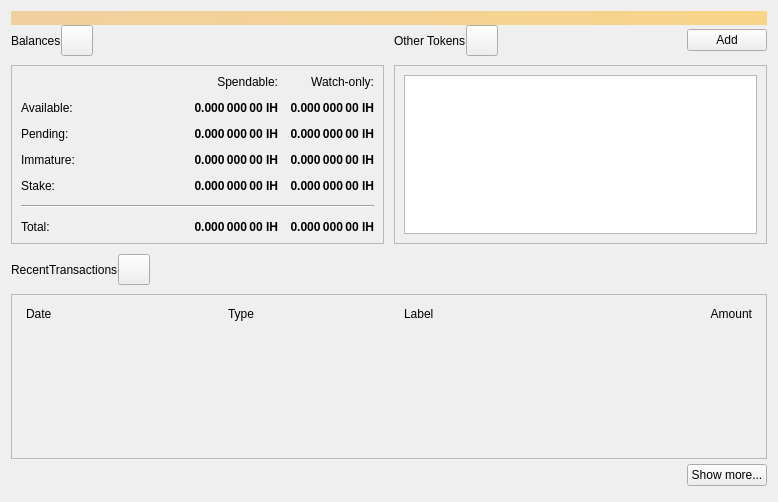
<?xml version="1.0" encoding="UTF-8"?>
<ui version="4.0">
 <class>OverviewPage</class>
 <widget class="QWidget" name="OverviewPage">
  <property name="geometry">
   <rect>
    <x>0</x>
    <y>0</y>
    <width>778</width>
    <height>502</height>
   </rect>
  </property>
  <property name="windowTitle">
   <string>Form</string>
  </property>
  <layout class="QVBoxLayout" name="topLayout">
   <property name="spacing">
    <number>0</number>
   </property>
   <item>
    <widget class="QLabel" name="labelAlerts">
     <property name="visible">
      <bool>false</bool>
     </property>
     <property name="styleSheet">
      <string notr="true">QLabel { background-color: qlineargradient(x1: 0, y1: 0, x2: 1, y2: 0, stop:0 #F0D0A0, stop:1 #F8D488); color:#000000; }</string>
     </property>
     <property name="wordWrap">
      <bool>true</bool>
     </property>
     <property name="margin">
      <number>3</number>
     </property>
     <property name="textInteractionFlags">
      <set>Qt::TextSelectableByMouse</set>
     </property>
    </widget>
   </item>
   <item>
    <layout class="QGridLayout" name="gridLayout_2">
     <item row="0" column="2">
      <layout class="QHBoxLayout" name="horizontalLayout_4">
       <property name="bottomMargin">
        <number>9</number>
       </property>
       <item>
        <widget class="QLabel" name="labelTokens">
         <property name="text">
          <string>Other Tokens</string>
         </property>
        </widget>
       </item>
       <item>
        <widget class="QToolButton" name="labelTokenStatus">
         <property name="toolTip">
          <string>The displayed information may be out of date. Your wallet automatically synchronizes with the IH network after a connection is established, but this process has not completed yet.</string>
         </property>
         <property name="text">
          <string/>
         </property>
         <property name="iconSize">
          <size>
           <width>24</width>
           <height>24</height>
          </size>
         </property>
         <property name="flat" stdset="0">
          <bool>false</bool>
         </property>
        </widget>
       </item>
       <item>
        <spacer name="horizontalSpacer_7">
         <property name="orientation">
          <enum>Qt::Horizontal</enum>
         </property>
         <property name="sizeHint" stdset="0">
          <size>
           <width>40</width>
           <height>20</height>
          </size>
         </property>
        </spacer>
       </item>
       <item>
        <widget class="QPushButton" name="buttonAddToken">
         <property name="text">
          <string>Add</string>
         </property>
        </widget>
       </item>
      </layout>
     </item>
     <item row="1" column="2">
      <widget class="QFrame" name="frameOtherTokens">
       <property name="minimumSize">
        <size>
         <width>0</width>
         <height>100</height>
        </size>
       </property>
       <property name="frameShape">
        <enum>QFrame::StyledPanel</enum>
       </property>
       <property name="frameShadow">
        <enum>QFrame::Raised</enum>
       </property>
       <layout class="QVBoxLayout" name="verticalLayout_10">
        <item>
         <widget class="QListView" name="listTokens">
          <property name="enabled">
           <bool>true</bool>
          </property>
         </widget>
        </item>
       </layout>
      </widget>
     </item>
     <item row="1" column="0">
      <widget class="QFrame" name="frameBalances">
       <property name="frameShape">
        <enum>QFrame::StyledPanel</enum>
       </property>
       <property name="frameShadow">
        <enum>QFrame::Raised</enum>
       </property>
       <layout class="QVBoxLayout" name="verticalLayout_4">
        <item>
         <layout class="QGridLayout" name="gridLayout">
          <property name="spacing">
           <number>12</number>
          </property>
          <item row="2" column="3">
           <widget class="QLabel" name="labelWatchPending">
            <property name="font">
             <font>
              <weight>75</weight>
              <bold>true</bold>
             </font>
            </property>
            <property name="cursor">
             <cursorShape>IBeamCursor</cursorShape>
            </property>
            <property name="toolTip">
             <string>Unconfirmed transactions to watch-only addresses</string>
            </property>
            <property name="text">
             <string notr="true">0.000 000 00 IH</string>
            </property>
            <property name="alignment">
             <set>Qt::AlignRight|Qt::AlignTrailing|Qt::AlignVCenter</set>
            </property>
            <property name="textInteractionFlags">
             <set>Qt::LinksAccessibleByMouse|Qt::TextSelectableByKeyboard|Qt::TextSelectableByMouse</set>
            </property>
           </widget>
          </item>
          <item row="2" column="2">
           <widget class="QLabel" name="labelUnconfirmed">
            <property name="font">
             <font>
              <weight>75</weight>
              <bold>true</bold>
             </font>
            </property>
            <property name="cursor">
             <cursorShape>IBeamCursor</cursorShape>
            </property>
            <property name="toolTip">
             <string>Total of transactions that have yet to be confirmed, and do not yet count toward the spendable balance</string>
            </property>
            <property name="text">
             <string notr="true">0.000 000 00 IH</string>
            </property>
            <property name="alignment">
             <set>Qt::AlignRight|Qt::AlignTrailing|Qt::AlignVCenter</set>
            </property>
            <property name="textInteractionFlags">
             <set>Qt::LinksAccessibleByMouse|Qt::TextSelectableByKeyboard|Qt::TextSelectableByMouse</set>
            </property>
           </widget>
          </item>
          <item row="3" column="2">
           <widget class="QLabel" name="labelImmature">
            <property name="font">
             <font>
              <weight>75</weight>
              <bold>true</bold>
             </font>
            </property>
            <property name="cursor">
             <cursorShape>IBeamCursor</cursorShape>
            </property>
            <property name="toolTip">
             <string>Mined balance that has not yet matured</string>
            </property>
            <property name="text">
             <string notr="true">0.000 000 00 IH</string>
            </property>
            <property name="alignment">
             <set>Qt::AlignRight|Qt::AlignTrailing|Qt::AlignVCenter</set>
            </property>
            <property name="textInteractionFlags">
             <set>Qt::LinksAccessibleByMouse|Qt::TextSelectableByKeyboard|Qt::TextSelectableByMouse</set>
            </property>
           </widget>
          </item>
          <item row="3" column="0">
           <widget class="QLabel" name="labelImmatureText">
            <property name="text">
             <string>Immature:</string>
            </property>
           </widget>
          </item>
          <item row="0" column="3">
           <widget class="QLabel" name="labelWatchonly">
            <property name="text">
             <string>Watch-only:</string>
            </property>
            <property name="alignment">
             <set>Qt::AlignRight|Qt::AlignTrailing|Qt::AlignVCenter</set>
            </property>
           </widget>
          </item>
          <item row="1" column="0">
           <widget class="QLabel" name="labelBalanceText">
            <property name="text">
             <string>Available:</string>
            </property>
           </widget>
          </item>
          <item row="1" column="2">
           <widget class="QLabel" name="labelBalance">
            <property name="font">
             <font>
              <weight>75</weight>
              <bold>true</bold>
             </font>
            </property>
            <property name="cursor">
             <cursorShape>IBeamCursor</cursorShape>
            </property>
            <property name="toolTip">
             <string>Your current spendable balance</string>
            </property>
            <property name="text">
             <string notr="true">0.000 000 00 IH</string>
            </property>
            <property name="alignment">
             <set>Qt::AlignRight|Qt::AlignTrailing|Qt::AlignVCenter</set>
            </property>
            <property name="textInteractionFlags">
             <set>Qt::LinksAccessibleByMouse|Qt::TextSelectableByKeyboard|Qt::TextSelectableByMouse</set>
            </property>
           </widget>
          </item>
          <item row="1" column="3">
           <widget class="QLabel" name="labelWatchAvailable">
            <property name="font">
             <font>
              <weight>75</weight>
              <bold>true</bold>
             </font>
            </property>
            <property name="cursor">
             <cursorShape>IBeamCursor</cursorShape>
            </property>
            <property name="toolTip">
             <string>Your current balance in watch-only addresses</string>
            </property>
            <property name="text">
             <string notr="true">0.000 000 00 IH</string>
            </property>
            <property name="alignment">
             <set>Qt::AlignRight|Qt::AlignTrailing|Qt::AlignVCenter</set>
            </property>
            <property name="textInteractionFlags">
             <set>Qt::LinksAccessibleByMouse|Qt::TextSelectableByKeyboard|Qt::TextSelectableByMouse</set>
            </property>
           </widget>
          </item>
          <item row="2" column="0">
           <widget class="QLabel" name="labelPendingText">
            <property name="text">
             <string>Pending:</string>
            </property>
           </widget>
          </item>
          <item row="0" column="2">
           <widget class="QLabel" name="labelSpendable">
            <property name="text">
             <string>Spendable:</string>
            </property>
            <property name="alignment">
             <set>Qt::AlignRight|Qt::AlignTrailing|Qt::AlignVCenter</set>
            </property>
           </widget>
          </item>
          <item row="4" column="0">
           <widget class="QLabel" name="labelStakeText">
            <property name="text">
             <string>Stake:</string>
            </property>
           </widget>
          </item>
          <item row="4" column="2">
           <widget class="QLabel" name="labelStake">
            <property name="font">
             <font>
              <weight>75</weight>
              <bold>true</bold>
             </font>
            </property>
            <property name="text">
             <string>0.000 000 00 IH</string>
            </property>
            <property name="alignment">
             <set>Qt::AlignRight|Qt::AlignTrailing|Qt::AlignVCenter</set>
            </property>
            <property name="textInteractionFlags">
             <set>Qt::LinksAccessibleByMouse|Qt::TextSelectableByKeyboard|Qt::TextSelectableByMouse</set>
            </property>
           </widget>
          </item>
          <item row="4" column="3">
           <widget class="QLabel" name="labelWatchStake">
            <property name="font">
             <font>
              <weight>75</weight>
              <bold>true</bold>
             </font>
            </property>
            <property name="text">
             <string>0.000 000 00 IH</string>
            </property>
            <property name="alignment">
             <set>Qt::AlignRight|Qt::AlignTrailing|Qt::AlignVCenter</set>
            </property>
            <property name="textInteractionFlags">
             <set>Qt::LinksAccessibleByMouse|Qt::TextSelectableByKeyboard|Qt::TextSelectableByMouse</set>
            </property>
           </widget>
          </item>
          <item row="3" column="3">
           <widget class="QLabel" name="labelWatchImmature">
            <property name="font">
             <font>
              <weight>75</weight>
              <bold>true</bold>
             </font>
            </property>
            <property name="cursor">
             <cursorShape>IBeamCursor</cursorShape>
            </property>
            <property name="toolTip">
             <string>Mined balance in watch-only addresses that has not yet matured</string>
            </property>
            <property name="text">
             <string notr="true">0.000 000 00 IH</string>
            </property>
            <property name="alignment">
             <set>Qt::AlignRight|Qt::AlignTrailing|Qt::AlignVCenter</set>
            </property>
            <property name="textInteractionFlags">
             <set>Qt::LinksAccessibleByMouse|Qt::TextSelectableByKeyboard|Qt::TextSelectableByMouse</set>
            </property>
           </widget>
          </item>
          <item row="7" column="3">
           <widget class="QLabel" name="labelWatchTotal">
            <property name="font">
             <font>
              <weight>75</weight>
              <bold>true</bold>
             </font>
            </property>
            <property name="cursor">
             <cursorShape>IBeamCursor</cursorShape>
            </property>
            <property name="toolTip">
             <string>Current total balance in watch-only addresses</string>
            </property>
            <property name="text">
             <string notr="true">0.000 000 00 IH</string>
            </property>
            <property name="alignment">
             <set>Qt::AlignRight|Qt::AlignTrailing|Qt::AlignVCenter</set>
            </property>
            <property name="textInteractionFlags">
             <set>Qt::LinksAccessibleByMouse|Qt::TextSelectableByKeyboard|Qt::TextSelectableByMouse</set>
            </property>
           </widget>
          </item>
          <item row="5" column="0" colspan="4">
           <spacer name="verticalSpacer">
            <property name="orientation">
             <enum>Qt::Vertical</enum>
            </property>
            <property name="sizeHint" stdset="0">
             <size>
              <width>20</width>
              <height>40</height>
             </size>
            </property>
           </spacer>
          </item>
          <item row="7" column="2">
           <widget class="QLabel" name="labelTotal">
            <property name="font">
             <font>
              <weight>75</weight>
              <bold>true</bold>
             </font>
            </property>
            <property name="cursor">
             <cursorShape>IBeamCursor</cursorShape>
            </property>
            <property name="toolTip">
             <string>Your current total balance</string>
            </property>
            <property name="text">
             <string notr="true">0.000 000 00 IH</string>
            </property>
            <property name="alignment">
             <set>Qt::AlignRight|Qt::AlignTrailing|Qt::AlignVCenter</set>
            </property>
            <property name="textInteractionFlags">
             <set>Qt::LinksAccessibleByMouse|Qt::TextSelectableByKeyboard|Qt::TextSelectableByMouse</set>
            </property>
           </widget>
          </item>
          <item row="0" column="1" rowspan="5">
           <spacer name="horizontalSpacer_5">
            <property name="orientation">
             <enum>Qt::Horizontal</enum>
            </property>
            <property name="sizeHint" stdset="0">
             <size>
              <width>40</width>
              <height>20</height>
             </size>
            </property>
           </spacer>
          </item>
          <item row="7" column="0">
           <widget class="QLabel" name="labelTotalText">
            <property name="text">
             <string>Total:        </string>
            </property>
           </widget>
          </item>
          <item row="6" column="0" colspan="4">
           <widget class="Line" name="hLine">
            <property name="orientation">
             <enum>Qt::Horizontal</enum>
            </property>
           </widget>
          </item>
         </layout>
        </item>
       </layout>
      </widget>
     </item>
     <item row="0" column="0">
      <layout class="QHBoxLayout" name="horizontalLayout_2">
       <property name="bottomMargin">
        <number>9</number>
       </property>
       <item>
        <widget class="QLabel" name="labelBalances">
         <property name="text">
          <string>Balances</string>
         </property>
        </widget>
       </item>
       <item>
        <widget class="QToolButton" name="labelWalletStatus">
         <property name="enabled">
          <bool>true</bool>
         </property>
         <property name="toolTip">
          <string>The displayed information may be out of date. Your wallet automatically synchronizes with the IH network after a connection is established, but this process has not completed yet.</string>
         </property>
         <property name="text">
          <string/>
         </property>
         <property name="icon">
          <iconset>
           <normaloff>:/icons/warning</normaloff>
           <disabledoff>:/icons/warning</disabledoff>:/icons/warning</iconset>
         </property>
         <property name="iconSize">
          <size>
           <width>24</width>
           <height>24</height>
          </size>
         </property>
         <property name="flat" stdset="0">
          <bool>false</bool>
         </property>
        </widget>
       </item>
       <item>
        <spacer name="horizontalSpacer">
         <property name="orientation">
          <enum>Qt::Horizontal</enum>
         </property>
         <property name="sizeHint" stdset="0">
          <size>
           <width>40</width>
           <height>20</height>
          </size>
         </property>
        </spacer>
       </item>
      </layout>
     </item>
     <item row="0" column="1" rowspan="2">
      <spacer name="horizontalSpacer_4">
       <property name="orientation">
        <enum>Qt::Horizontal</enum>
       </property>
       <property name="sizeType">
        <enum>QSizePolicy::Fixed</enum>
       </property>
       <property name="sizeHint" stdset="0">
        <size>
         <width>10</width>
         <height>20</height>
        </size>
       </property>
      </spacer>
     </item>
    </layout>
   </item>
   <item>
    <spacer name="verticalSpacer_4">
     <property name="orientation">
      <enum>Qt::Vertical</enum>
     </property>
     <property name="sizeType">
      <enum>QSizePolicy::Fixed</enum>
     </property>
     <property name="sizeHint" stdset="0">
      <size>
       <width>20</width>
       <height>10</height>
      </size>
     </property>
    </spacer>
   </item>
   <item>
    <layout class="QHBoxLayout" name="horizontalLayout_6">
     <property name="bottomMargin">
      <number>9</number>
     </property>
     <item>
      <widget class="QLabel" name="labelRecentTransactions">
       <property name="text">
        <string>RecentTransactions</string>
       </property>
      </widget>
     </item>
     <item>
      <widget class="QToolButton" name="labelTransactionsStatus">
       <property name="enabled">
        <bool>true</bool>
       </property>
       <property name="toolTip">
        <string>The displayed information may be out of date. Your wallet automatically synchronizes with the IH network after a connection is established, but this process has not completed yet.</string>
       </property>
       <property name="text">
        <string/>
       </property>
       <property name="icon">
        <iconset>
         <normaloff>:/icons/warning</normaloff>
         <disabledoff>:/icons/warning</disabledoff>:/icons/warning</iconset>
       </property>
       <property name="iconSize">
        <size>
         <width>24</width>
         <height>24</height>
        </size>
       </property>
       <property name="flat" stdset="0">
        <bool>false</bool>
       </property>
      </widget>
     </item>
     <item>
      <spacer name="horizontalSpacer_3">
       <property name="orientation">
        <enum>Qt::Horizontal</enum>
       </property>
       <property name="sizeHint" stdset="0">
        <size>
         <width>40</width>
         <height>20</height>
        </size>
       </property>
      </spacer>
     </item>
    </layout>
   </item>
   <item>
    <layout class="QVBoxLayout" name="verticalLayout_3">
     <item>
      <widget class="QFrame" name="frameRecentTransactions">
       <property name="frameShape">
        <enum>QFrame::StyledPanel</enum>
       </property>
       <property name="frameShadow">
        <enum>QFrame::Raised</enum>
       </property>
       <layout class="QVBoxLayout" name="verticalLayout_8">
        <item>
         <layout class="QHBoxLayout" name="horizontalLayout_3">
          <property name="spacing">
           <number>5</number>
          </property>
          <property name="leftMargin">
           <number>5</number>
          </property>
          <property name="rightMargin">
           <number>5</number>
          </property>
          <item>
           <widget class="QLabel" name="labelDate">
            <property name="text">
             <string>Date</string>
            </property>
           </widget>
          </item>
          <item>
           <spacer name="horizontalSpacer_2">
            <property name="orientation">
             <enum>Qt::Horizontal</enum>
            </property>
            <property name="sizeType">
             <enum>QSizePolicy::Fixed</enum>
            </property>
            <property name="sizeHint" stdset="0">
             <size>
              <width>25</width>
              <height>20</height>
             </size>
            </property>
           </spacer>
          </item>
          <item>
           <widget class="QLabel" name="labelType">
            <property name="text">
             <string>Type</string>
            </property>
           </widget>
          </item>
          <item>
           <widget class="QLabel" name="labelAddress">
            <property name="text">
             <string>Label</string>
            </property>
           </widget>
          </item>
          <item>
           <widget class="QLabel" name="labelAmount">
            <property name="text">
             <string>Amount</string>
            </property>
            <property name="alignment">
             <set>Qt::AlignRight|Qt::AlignTrailing|Qt::AlignVCenter</set>
            </property>
           </widget>
          </item>
         </layout>
        </item>
        <item>
         <widget class="QListView" name="listTransactions">
          <property name="styleSheet">
           <string notr="true">QListView { background: transparent; }</string>
          </property>
          <property name="frameShape">
           <enum>QFrame::NoFrame</enum>
          </property>
          <property name="verticalScrollBarPolicy">
           <enum>Qt::ScrollBarAlwaysOff</enum>
          </property>
          <property name="horizontalScrollBarPolicy">
           <enum>Qt::ScrollBarAlwaysOff</enum>
          </property>
         </widget>
        </item>
       </layout>
      </widget>
     </item>
     <item>
      <layout class="QHBoxLayout" name="horizontalLayout">
       <property name="topMargin">
        <number>5</number>
       </property>
       <property name="bottomMargin">
        <number>5</number>
       </property>
       <item>
        <spacer name="horizontalSpacer_6">
         <property name="orientation">
          <enum>Qt::Horizontal</enum>
         </property>
         <property name="sizeHint" stdset="0">
          <size>
           <width>40</width>
           <height>20</height>
          </size>
         </property>
        </spacer>
       </item>
       <item>
        <widget class="QPushButton" name="showMoreButton">
         <property name="text">
          <string>Show more...</string>
         </property>
        </widget>
       </item>
      </layout>
     </item>
    </layout>
   </item>
  </layout>
 </widget>
 <resources/>
 <connections/>
</ui>
